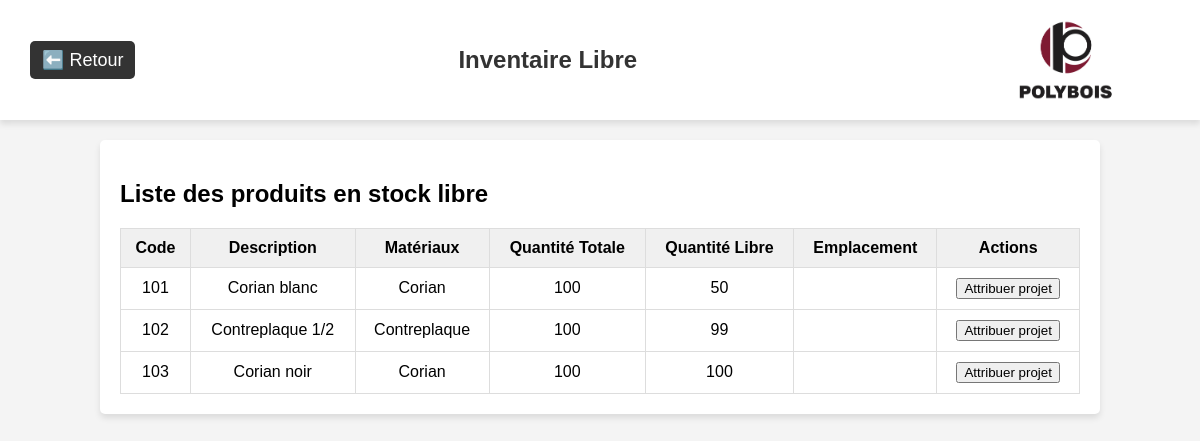
Page /inventaire/libre on the earlier database version.
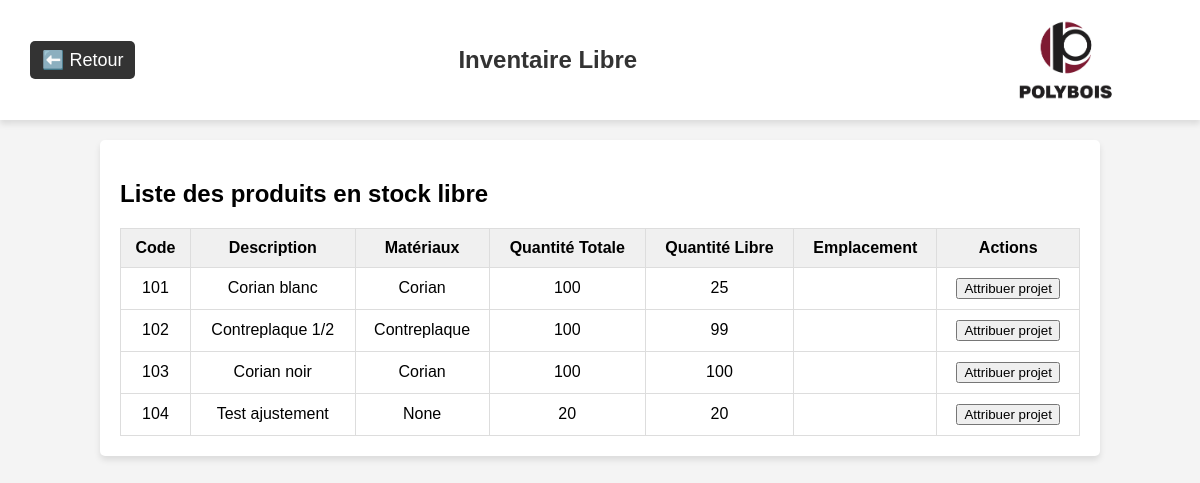
Same page on the later database version.
### app/models/produit.py (models this page shows, shortened)
class Produit(db.Model):
    __tablename__ = 'produit'
    id = db.Column(db.Integer, primary_key=True)
    code = db.Column(db.String(50), unique=True, nullable=False)
    description = db.Column(db.String(255))
    materiaux = db.Column(db.String(100))
    categorie = db.Column(db.String(100))
    quantite = db.Column(db.Integer, default=0)
    historique = db.Column(db.Text, default='[]')  # Historique des modifications, stocké en JSON
    projets_associes = db.relationship("ProduitProjet", back_populates="produit", cascade="all, delete-orphan")
    lignes_achat = db.relationship("LigneAchat", back_populates="produit", cascade="all, delete-orphan")
    lignes_commande = db.relationship("LigneCommandeProduction", back_populates="produit", cascade="all, delete-orphan")
    stocks = db.relationship("Stock", back_populates="produit", cascade="all, delete-orphan")

### app/routes/inventaire_routes.py (the view)
@inventaire_bp.route("/libre")
def inventaire_libre():
    produits = Produit.query.all()
    produits_libres = []
    for produit in produits:
        total_attribue = sum(assoc.quantite for assoc in produit.projets_associes)
        free = produit.quantite - total_attribue
        if free > 0:
            produit.free = free
            produits_libres.append(produit)
    return render_template("inventaire_libre.html", produits=produits_libres)

### app/templates/inventaire_libre.html (shortened to what this page needs)
<!DOCTYPE html>
<html lang="fr">
<head>
</head>
<body>
  <header>
    <a class="return-link" href="/inventaire">⬅️ Retour</a>
    <h1 class="module-title">Inventaire Libre</h1>
    <img class="logo-polybois" src="{{ url_for('static', filename='images/logo.png') }}" alt="Logo Polybois">
  </header>
  <div class="container">
    <h2>Liste des produits en stock libre</h2>
    <table id="produits">
      <thead>
        <tr>
          <th>Code</th>
          <th>Description</th>
          <th>Matériaux</th>
          <th>Quantité Totale</th>
          <th>Quantité Libre</th>
          <th>Emplacement</th>
          <th>Actions</th>
        </tr>
      </thead>
      <tbody>
        {% if produits %}
          {% for produit in produits %}
            <tr>
              <td>{{ produit.code }}</td>
              <td>{{ produit.description }}</td>
              <td>{{ produit.materiaux }}</td>
              <td>{{ produit.quantite }}</td>
              <td>{{ produit.free }}</td>
              <td>{{ produit.emplacement }}</td>
              <td>
                <button onclick="attribuer_projet('{{ produit.code }}')">Attribuer projet</button>
              </td>
            </tr>
          {% endfor %}
        {% else %}
          <tr><td colspan="7">⚠️ Aucun produit libre trouvé.</td></tr>
        {% endif %}
      </tbody>
    </table>
  </div>
</body>
</html>

### app/templates/inventaire_libre.html (style rules this page uses)
body { font-family: Arial, sans-serif; background-color: #f4f4f4; margin: 0; padding: 0; }
header { background-color: white; padding: 10px 30px; display: flex; justify-content: space-between; align-items: center; height: 100px; box-shadow: 0px 4px 6px rgba(0, 0, 0, 0.1); }
.return-link { text-decoration: none; font-size: 18px; color: white; background-color: #333; padding: 8px 12px; border-radius: 5px; }
.module-title { font-size: 24px; color: #333; flex-grow: 1; text-align: center; }
.logo-polybois { height: 120px; }
.container { margin: 20px auto; width: 80%; background: white; padding: 20px; border-radius: 5px; box-shadow: 0 4px 6px rgba(0,0,0,0.1); }
table { width: 100%; border-collapse: collapse; margin-top: 20px; }
th, td { padding: 10px; border: 1px solid #ddd; text-align: center; }
th { background-color: #f0f0f0; }

Differences in the rows shown:
computed for Produit "Corian blanc": free "50" → "25"
added Produit: code "104", description "Test ajustement", materiaux "None", quantite "20", free "20"
